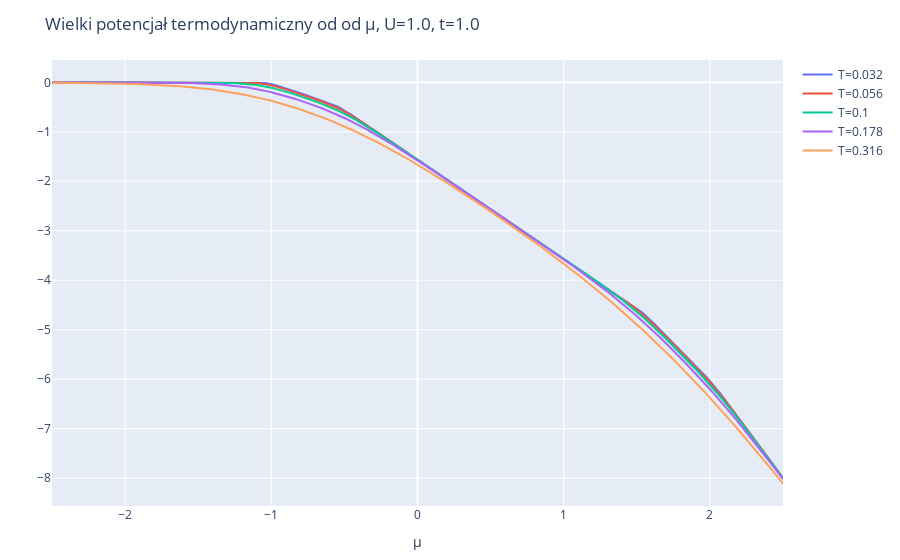

The notebook cell saved with this chart:
### Code cell
y_vals = grand_pots

layout = Layout(
    title="Wielki potencjał termodynamiczny od od μ, U=$U, t=$t",
    xaxis_title="μ",
    yaxis_title="",
)
plot([scatter(x=chem_potentials, y=yval, name="T=$t") for (yval, t) in zip(y_vals, temp_range)], layout)

### Figure 1 — Plotly figure (JSON) as saved in the notebook; plotly's stock layout.template omitted (floating-point values rounded to 4 significant figures; data arrays with more than 128 entries replaced by an {"elided": "..."} marker saying what was removed)
{"data": [{"name": "T=0.032", "type": "scatter", "x": {"elided": "501 float values"}, "y": {"elided": "501 float values"}}, {"name": "T=0.056", "type": "scatter", "x": {"elided": "501 float values"}, "y": {"elided": "501 float values"}}, {"name": "T=0.1", "type": "scatter", "x": {"elided": "501 float values"}, "y": {"elided": "501 float values"}}, {"name": "T=0.178", "type": "scatter", "x": {"elided": "501 float values"}, "y": {"elided": "501 float values"}}, {"name": "T=0.316", "type": "scatter", "x": {"elided": "501 float values"}, "y": {"elided": "501 float values"}}], "layout": {"margin": {"b": 50, "l": 50, "r": 50, "t": 60}, "title": "Wielki potencjał termodynamiczny od od μ, U=1.0, t=1.0", "xaxis": {"title": {"text": "μ"}}, "yaxis": {"title": {"text": ""}}}}
